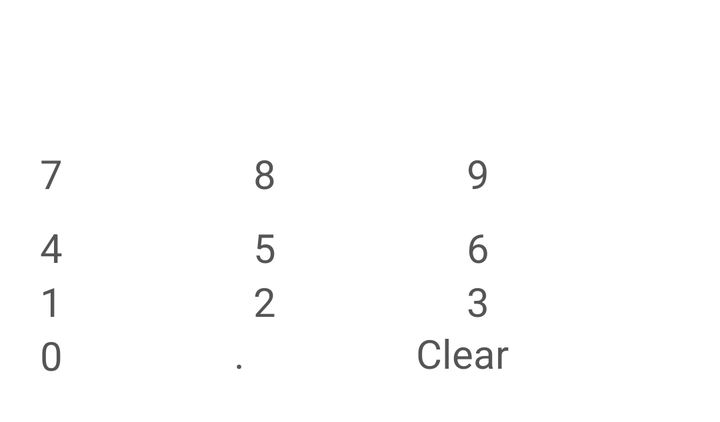
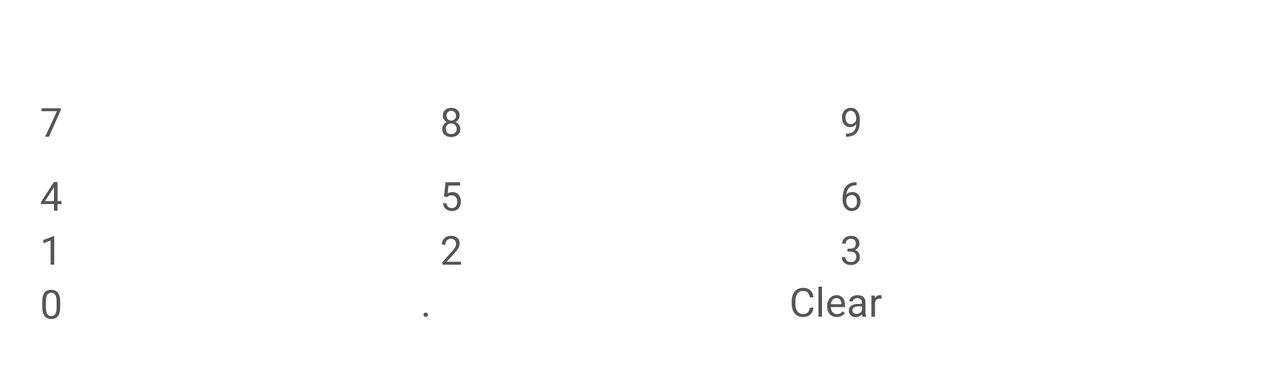

One screen, two layout resources from the same app: the default and the repository's alternative for another configuration. Each is rendered where Android would select it; the XML of both is given below.
<!-- AndroidManifest.xml: application theme MyTeam -->
<!-- res/layout/seekbar_number_input_popup.xml -->
<?xml version="1.0" encoding="utf-8"?>

<RelativeLayout xmlns:android="http://schemas.android.com/apk/res/android"
    xmlns:tools="http://schemas.android.com/tools"
    android:layout_width="wrap_content"
    android:layout_height="wrap_content"
    tools:ignore="MissingPrefix" >

    <LinearLayout
        android:id="@+id/LinearLayoutRed"
        android:layout_width="match_parent"
        android:layout_height="wrap_content"
        android:gravity="center"
        android:orientation="vertical" >

        <TextView
            android:id="@+id/seekbarNumberInputPopUpRangeTextView"
            android:layout_width="wrap_content"
            android:layout_height="wrap_content"
            android:layout_gravity="center"
            android:layout_marginTop="10dp"
            android:textAppearance="?android:attr/textAppearanceMedium"
            android:textSize="12sp" />

        <LinearLayout
            android:id="@+id/linearLayout1"
            android:layout_width="match_parent"
            android:layout_height="wrap_content"
            android:layout_marginRight="10dp"
            android:gravity="right"
            android:orientation="horizontal" >

            <EditText
                android:id="@+id/seekBarNumberInputPopUpEditText"
                android:layout_width="0dp"
                android:layout_height="wrap_content"
                android:layout_marginLeft="10dp"
                android:layout_weight="1"
                android:ems="10"
                android:focusable="false"
                android:inputType="numberDecimal"
                android:textSize="20sp" />

            <ImageButton
                android:id="@+id/seekBarNumberInputPopUpClearOneImageButton"
                android:layout_width="wrap_content"
                android:layout_height="wrap_content"
                android:background="?android:attr/selectableItemBackground"
                android:minHeight="20dp"
                android:minWidth="50dp"
                android:src="@drawable/ic_input_delete" android:contentDescription="Delete one input"/>
        </LinearLayout>

    </LinearLayout>

    <LinearLayout
        android:id="@+id/seekBarNumberInputPopUpLinearLayoutNumberContainer"
        android:layout_width="match_parent"
        android:layout_height="wrap_content"
        android:layout_below="@+id/LinearLayoutRed"
        android:layout_marginLeft="20dp"
        android:layout_marginRight="20dp"
        android:layout_marginTop="20dp"
        android:orientation="vertical"
        android:paddingBottom="20dp" >

        <LinearLayout
            android:layout_width="match_parent"
            android:layout_height="match_parent"
            android:layout_gravity="fill_horizontal"
            android:layout_marginBottom="10dp"
            android:orientation="horizontal" >

            <Button
                android:id="@+id/button13"
                android:layout_width="wrap_content"
                android:layout_height="wrap_content"
                android:layout_weight="1"
                android:background="?android:attr/selectableItemBackground"
                android:text="@string/seven"
                android:textSize="@dimen/calculator_number_pop_up_text_size" />

            <Button
                android:id="@+id/button14"
                android:layout_width="wrap_content"
                android:layout_height="wrap_content"
                android:layout_weight="1"
                android:background="?android:attr/selectableItemBackground"
                android:text="@string/eight"
                android:textSize="@dimen/calculator_number_pop_up_text_size" />

            <Button
                android:id="@+id/button15"
                android:layout_width="wrap_content"
                android:layout_height="wrap_content"
                android:layout_weight="1"
                android:background="?android:attr/selectableItemBackground"
                android:text="@string/nine"
                android:textSize="@dimen/calculator_number_pop_up_text_size" />
        </LinearLayout>

        <LinearLayout
            android:layout_width="match_parent"
            android:layout_height="wrap_content"
            android:layout_gravity="fill_horizontal"
            android:orientation="horizontal" >

            <Button
                android:id="@+id/autoCalculatorCalculateButton"
                android:layout_width="wrap_content"
                android:layout_height="wrap_content"
                android:layout_weight="1"
                android:background="?android:attr/selectableItemBackground"
                android:text="@string/four"
                android:textSize="@dimen/calculator_number_pop_up_text_size" />

            <Button
                android:id="@+id/button11"
                android:layout_width="wrap_content"
                android:layout_height="wrap_content"
                android:layout_weight="1"
                android:background="?android:attr/selectableItemBackground"
                android:text="@string/five"
                android:textSize="@dimen/calculator_number_pop_up_text_size" />

            <Button
                android:id="@+id/button3"
                android:layout_width="wrap_content"
                android:layout_height="wrap_content"
                android:layout_weight="1"
                android:background="?android:attr/selectableItemBackground"
                android:text="@string/six"
                android:textSize="@dimen/calculator_number_pop_up_text_size" />
        </LinearLayout>

        <LinearLayout
            android:layout_width="match_parent"
            android:layout_height="wrap_content"
            android:layout_gravity="fill_horizontal" >

            <Button
                android:id="@+id/button4"
                android:layout_width="wrap_content"
                android:layout_height="wrap_content"
                android:layout_weight="1"
                android:background="?android:attr/selectableItemBackground"
                android:text="@string/one"
                android:textSize="@dimen/calculator_number_pop_up_text_size" />

            <Button
                android:id="@+id/button5"
                android:layout_width="wrap_content"
                android:layout_height="wrap_content"
                android:layout_weight="1"
                android:background="?android:attr/selectableItemBackground"
                android:text="@string/two"
                android:textSize="@dimen/calculator_number_pop_up_text_size" />

            <Button
                android:id="@+id/button6"
                android:layout_width="wrap_content"
                android:layout_height="wrap_content"
                android:layout_weight="1"
                android:background="?android:attr/selectableItemBackground"
                android:text="@string/three"
                android:textSize="@dimen/calculator_number_pop_up_text_size" />
        </LinearLayout>

        <LinearLayout
            android:layout_width="match_parent"
            android:layout_height="wrap_content"
            android:layout_gravity="fill_horizontal" >

            <Button
                android:id="@+id/button7"
                android:layout_width="wrap_content"
                android:layout_height="wrap_content"
                android:layout_weight="1"
                android:background="?android:attr/selectableItemBackground"
                android:text="@string/zero"
                android:textSize="@dimen/calculator_number_pop_up_text_size" />

            <Button
                android:id="@+id/button8"
                android:layout_width="wrap_content"
                android:layout_height="wrap_content"
                android:layout_gravity="center_vertical"
                android:layout_weight="1"
                android:background="?android:attr/selectableItemBackground"
                android:includeFontPadding="false"
                android:text="@string/decimal_point"
                android:textSize="@dimen/calculator_number_pop_up_text_size" />

            <Button
                android:id="@+id/button18"
                android:layout_width="wrap_content"
                android:layout_height="wrap_content"
                android:layout_gravity="center_vertical"
                android:layout_weight="1"
                android:background="?android:attr/selectableItemBackground"
                android:includeFontPadding="false"
                android:text="@string/clear"
                android:textSize="20sp" />
        </LinearLayout>
    </LinearLayout>

</RelativeLayout>
<!-- resources referenced by this layout -->
<resources>
  <dimen name="calculator_number_pop_up_text_size">20sp</dimen>
  <string name="clear">Clear</string>
  <string name="decimal_point">.</string>
  <string name="eight">8</string>
  <string name="five">5</string>
  <string name="four">4</string>
  <string name="nine">9</string>
  <string name="one">1</string>
  <string name="seven">7</string>
  <string name="six">6</string>
  <string name="three">3</string>
  <string name="two">2</string>
  <string name="zero">0</string>
  <style name="MyTeam" parent="@style/Theme.Sherlock.Light">
          <item name="vpiTabPageIndicatorStyle">@style/Widget.TabPageIndicator</item>
          <item name="vpiCirclePageIndicatorStyle">@style/CustomCirclePageIndicator</item>
          <item name="android:textColor">#FF555555</item>
          
      </style>
  <style name="CustomCirclePageIndicator">
  
  
  
          <item name="radius">4dp</item>
          <item name="centered">true</item>
          <item name="android:paddingTop">2dp</item>
          <item name="android:paddingBottom">6dp</item>
      </style>
</resources>
<!-- res/layout-w500dp/seekbar_number_input_popup.xml (the repository's variant of the layout above) -->
<!-- drawn on the phone turned sideways -->
<?xml version="1.0" encoding="utf-8"?>

<RelativeLayout xmlns:android="http://schemas.android.com/apk/res/android"
    xmlns:tools="http://schemas.android.com/tools"
    android:layout_width="wrap_content"
    android:layout_height="wrap_content"
    tools:ignore="MissingPrefix" >

    <LinearLayout
        android:id="@+id/linearLayout1"
        android:layout_width="match_parent"
        android:layout_height="wrap_content"
        android:layout_marginLeft="10dp"
        android:layout_marginRight="10dp"
        android:gravity="right"
        android:orientation="horizontal" >

        <TextView
            android:id="@+id/seekbarNumberInputPopUpRangeTextView"
            android:layout_width="wrap_content"
            android:layout_height="wrap_content"
            android:layout_marginTop="10dp"
            android:textAppearance="?android:attr/textAppearanceMedium"
            android:textSize="12sp" />

        <EditText
            android:id="@+id/seekBarNumberInputPopUpEditText"
            android:layout_width="0dp"
            android:layout_height="wrap_content"
            android:layout_marginLeft="10dp"
            android:layout_weight="1"
            android:ems="10"
            android:focusable="false"
            android:inputType="numberDecimal"
            android:textSize="20sp" />

        <ImageButton
            android:id="@+id/seekBarNumberInputPopUpClearOneImageButton"
            style="@drawable/ic_input_delete"
            android:layout_width="wrap_content"
            android:layout_height="wrap_content"
            android:background="?android:attr/selectableItemBackground"
            android:minHeight="20dp"
            android:minWidth="50dp"
            android:src="@drawable/ic_input_delete" android:contentDescription="Delete one input"/>

    </LinearLayout>

    <LinearLayout
        android:id="@+id/seekBarNumberInputPopUpLinearLayoutNumberContainer"
        android:layout_width="match_parent"
        android:layout_height="wrap_content"
        android:layout_below="@+id/linearLayout1"
        android:layout_marginLeft="20dp"
        android:layout_marginRight="20dp"
        android:layout_marginTop="20dp"
        android:orientation="vertical"
        android:paddingBottom="20dp" >

        <LinearLayout
            android:layout_width="match_parent"
            android:layout_height="match_parent"
            android:layout_gravity="fill_horizontal"
            android:layout_marginBottom="10dp"
            android:orientation="horizontal" >

            <Button
                android:id="@+id/button13"
                android:layout_width="wrap_content"
                android:layout_height="wrap_content"
                android:layout_weight="1"
                android:background="?android:attr/selectableItemBackground"
                android:text="@string/seven"
                android:textSize="@dimen/calculator_number_pop_up_text_size" />

            <Button
                android:id="@+id/button14"
                android:layout_width="wrap_content"
                android:layout_height="wrap_content"
                android:layout_weight="1"
                android:background="?android:attr/selectableItemBackground"
                android:text="@string/eight"
                android:textSize="@dimen/calculator_number_pop_up_text_size" />

            <Button
                android:id="@+id/button15"
                android:layout_width="wrap_content"
                android:layout_height="wrap_content"
                android:layout_weight="1"
                android:background="?android:attr/selectableItemBackground"
                android:text="@string/nine"
                android:textSize="@dimen/calculator_number_pop_up_text_size" />
        </LinearLayout>

        <LinearLayout
            android:layout_width="match_parent"
            android:layout_height="wrap_content"
            android:layout_gravity="fill_horizontal"
            android:orientation="horizontal" >

            <Button
                android:id="@+id/autoCalculatorCalculateButton"
                android:layout_width="wrap_content"
                android:layout_height="wrap_content"
                android:layout_weight="1"
                android:background="?android:attr/selectableItemBackground"
                android:text="@string/four"
                android:textSize="@dimen/calculator_number_pop_up_text_size" />

            <Button
                android:id="@+id/button11"
                android:layout_width="wrap_content"
                android:layout_height="wrap_content"
                android:layout_weight="1"
                android:background="?android:attr/selectableItemBackground"
                android:text="@string/five"
                android:textSize="@dimen/calculator_number_pop_up_text_size" />

            <Button
                android:id="@+id/button3"
                android:layout_width="wrap_content"
                android:layout_height="wrap_content"
                android:layout_weight="1"
                android:background="?android:attr/selectableItemBackground"
                android:text="@string/six"
                android:textSize="@dimen/calculator_number_pop_up_text_size" />
        </LinearLayout>

        <LinearLayout
            android:layout_width="match_parent"
            android:layout_height="wrap_content"
            android:layout_gravity="fill_horizontal" >

            <Button
                android:id="@+id/button4"
                android:layout_width="wrap_content"
                android:layout_height="wrap_content"
                android:layout_weight="1"
                android:background="?android:attr/selectableItemBackground"
                android:text="@string/one"
                android:textSize="@dimen/calculator_number_pop_up_text_size" />

            <Button
                android:id="@+id/button5"
                android:layout_width="wrap_content"
                android:layout_height="wrap_content"
                android:layout_weight="1"
                android:background="?android:attr/selectableItemBackground"
                android:text="@string/two"
                android:textSize="@dimen/calculator_number_pop_up_text_size" />

            <Button
                android:id="@+id/button6"
                android:layout_width="wrap_content"
                android:layout_height="wrap_content"
                android:layout_weight="1"
                android:background="?android:attr/selectableItemBackground"
                android:text="@string/three"
                android:textSize="@dimen/calculator_number_pop_up_text_size" />
        </LinearLayout>

        <LinearLayout
            android:layout_width="match_parent"
            android:layout_height="wrap_content"
            android:layout_gravity="fill_horizontal" >

            <Button
                android:id="@+id/button7"
                android:layout_width="wrap_content"
                android:layout_height="wrap_content"
                android:layout_weight="1"
                android:background="?android:attr/selectableItemBackground"
                android:text="@string/zero"
                android:textSize="@dimen/calculator_number_pop_up_text_size" />

            <Button
                android:id="@+id/button8"
                android:layout_width="wrap_content"
                android:layout_height="wrap_content"
                android:layout_gravity="center_vertical"
                android:layout_weight="1"
                android:background="?android:attr/selectableItemBackground"
                android:includeFontPadding="false"
                android:text="@string/decimal_point"
                android:textSize="@dimen/calculator_number_pop_up_text_size" />

            <Button
                android:id="@+id/button18"
                android:layout_width="wrap_content"
                android:layout_height="wrap_content"
                android:layout_gravity="center_vertical"
                android:layout_weight="1"
                android:background="?android:attr/selectableItemBackground"
                android:includeFontPadding="false"
                android:text="@string/clear"
                android:textSize="20sp" />
        </LinearLayout>
    </LinearLayout>

</RelativeLayout>
